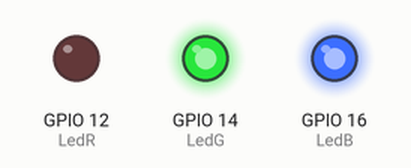
Recording of a program running on a simulated ESP8266 (NodeMCU). On the bench: output pins drawn as LEDs (lit = HIGH).

Above: at 1.0 s.
At 3.0 s:
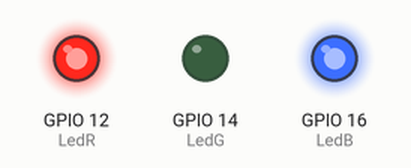
At 5.0 s:
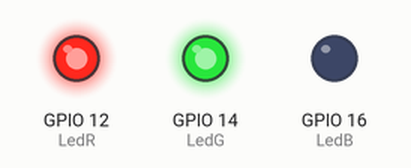
Timing chart, 0 to 7.8 s (numbered marks = the images above):
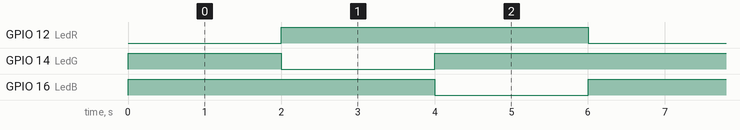

The program:

main.cpp
```cpp
#include <Arduino.h>
#define LedR 12
#define LedG 14
#define LedB 16
int retardo = 2000;

void setup()
{
  pinMode(LedR, OUTPUT);
  pinMode(LedG, OUTPUT);
  pinMode(LedB, OUTPUT);
  digitalWrite(LedR, HIGH);
  digitalWrite(LedG, HIGH);
  digitalWrite(LedB, HIGH);
}

void LedRojo()
{
  digitalWrite(LedR, LOW);
  digitalWrite(LedG, HIGH);
  digitalWrite(LedB, HIGH);
}

void LedVerde()
{
  digitalWrite(LedR, HIGH);
  digitalWrite(LedG, LOW);
  digitalWrite(LedB, HIGH);
}

void LedAzul()
{
  digitalWrite(LedR, HIGH);
  digitalWrite(LedG, HIGH);
  digitalWrite(LedB, LOW);
}

void loop()
{
  LedRojo();
  delay(retardo);
  LedVerde();
  delay(retardo);
  LedAzul();
  delay(retardo);
}
```

Measured:
- by itself, GPIO 12 (LedR), GPIO 14 (LedG), GPIO 16 (LedB): alternates HIGH for 4.0 s and LOW for 2.0 s
- by itself, everything shown: repeats every 6.0 s, in 3 steps
